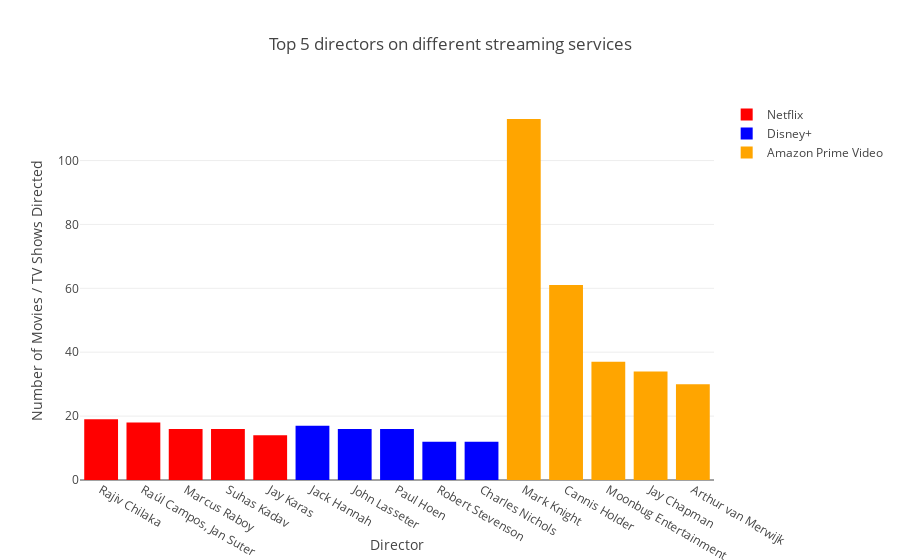

The notebook cell this image was saved under:
### Code cell
# Calculate the top 5 directors with the most content on Netflix.
director_count_netflix = netflix['director'].value_counts().head(5)

# Calculate the top 5 directors with the most content on Disney+.
director_count_disney = disney['director'].value_counts().head(5)

# Calculate the top 5 directors with the most content on Amazon Prime Video.
director_count_amazon = amazon['director'].value_counts().head(5)

# Assign colors to represent each streaming service.
color_netflix = 'red'
color_disney = 'blue'
color_amazon = 'orange'

# Create trace objects for the bar chart for each streaming service with assigned colors.
trace_netflix = go.Bar(x=director_count_netflix.index, y=director_count_netflix.values, name='Netflix',
                       marker=dict(color=color_netflix))
trace_disney = go.Bar(x=director_count_disney.index, y=director_count_disney.values, name='Disney+',
                      marker=dict(color=color_disney))
trace_amazon = go.Bar(x=director_count_amazon.index, y=director_count_amazon.values, name='Amazon Prime Video',
                      marker=dict(color=color_amazon))

# Create the figure with the trace objects.
fig = go.Figure(data=[trace_netflix, trace_disney, trace_amazon])

# Update the layout of the graph with a title, axis labels, and grouping bars together.
fig.update_layout(
    title='Top 5 directors on different streaming services',
    xaxis=dict(title='Director'),
    yaxis=dict(title='Number of Movies / TV Shows Directed'),
    barmode='group'
)

# Show the graph.
fig.show()

### Figure 1 — Plotly figure (JSON) as saved in the notebook; plotly's stock layout.template omitted (floating-point values rounded to 4 significant figures)
{"data": [{"marker": {"color": "red"}, "name": "Netflix", "type": "bar", "x": ["Rajiv Chilaka", "Raúl Campos, Jan Suter", "Marcus Raboy", "Suhas Kadav", "Jay Karas"], "y": [19, 18, 16, 16, 14]}, {"marker": {"color": "blue"}, "name": "Disney+", "type": "bar", "x": ["Jack Hannah", "John Lasseter", "Paul Hoen", "Robert Stevenson", "Charles Nichols"], "y": [17, 16, 16, 12, 12]}, {"marker": {"color": "orange"}, "name": "Amazon Prime Video", "type": "bar", "x": ["Mark Knight", "Cannis Holder", "Moonbug Entertainment", "Jay Chapman", "Arthur van Merwijk"], "y": [113, 61, 37, 34, 30]}], "layout": {"barmode": "group", "title": {"text": "Top 5 directors on different streaming services"}, "xaxis": {"title": {"text": "Director"}}, "yaxis": {"title": {"text": "Number of Movies / TV Shows Directed"}}}}
